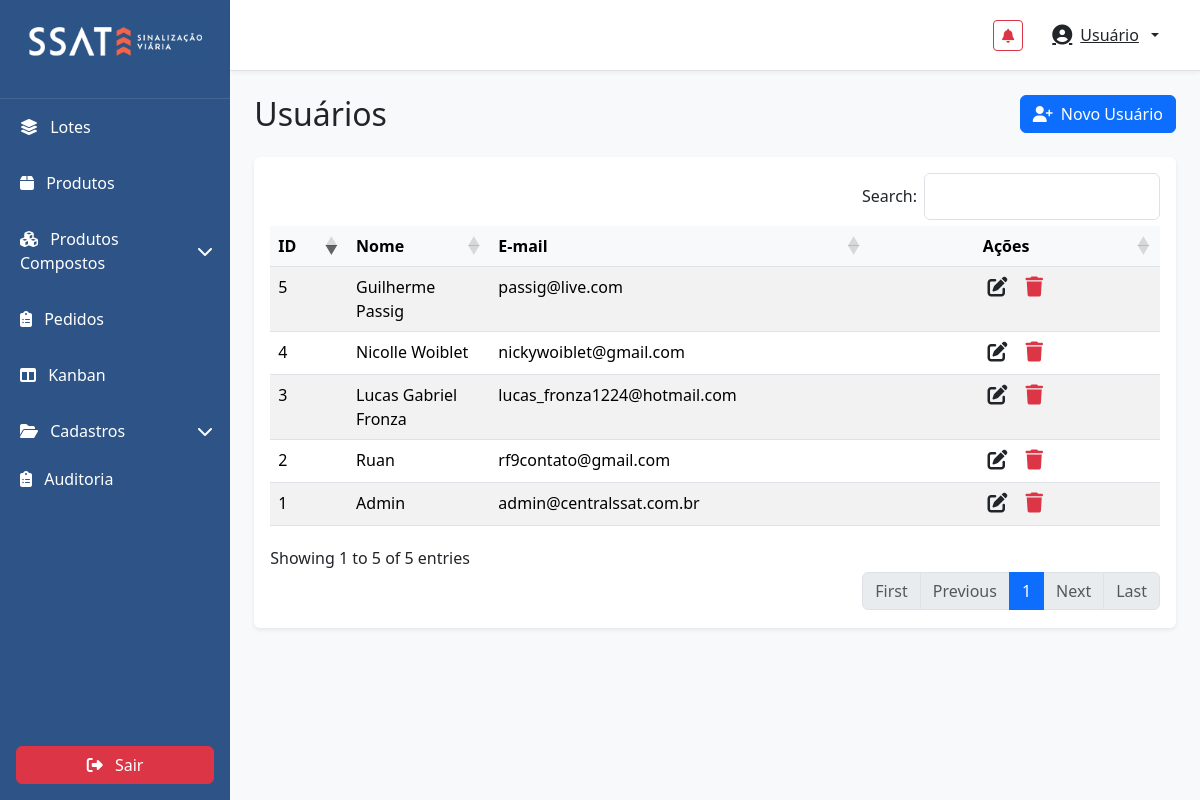
The app's page /src/views/index.php?page=users (signed in) with its own data.
### tables this page shows
CREATE TABLE `users` (
  `id` int(10) UNSIGNED NOT NULL,
  `name` varchar(120) NOT NULL,
  `email` varchar(160) NOT NULL,
  `password_hash` varchar(255) NOT NULL,
  `role` enum('admin','user') NOT NULL DEFAULT 'user',
  `active` tinyint(1) NOT NULL DEFAULT '1',
  `created_at` timestamp NOT NULL DEFAULT CURRENT_TIMESTAMP,
  `updated_at` timestamp NULL DEFAULT NULL ON UPDATE CURRENT_TIMESTAMP
);

### src/models/User.php (called while the page is built, shortened)
<?php
class User {
    private $conn;
    private $table = 'users';
    public function __construct($db) {
        $this->conn = $db;
    }
    public function getAll() {
        $sql = "SELECT id, name, email, active, created_at, updated_at FROM {$this->table} WHERE active = 1 ORDER BY id DESC";
        $stmt = $this->conn->prepare($sql);
        $stmt->execute();
        return $stmt->fetchAll(PDO::FETCH_ASSOC);
    }
}

### src/views/users.php (shortened to what this page needs)
<?php
require 'src/models/User.php';
$db = Database::getInstance()->getConnection();
$userModel = new User($db);
$users = $userModel->getAll();
?>
<div class="container-fluid p-4">
  <div class="d-flex justify-content-between align-items-center mb-4">
    <h2 class="mb-0">Usuários</h2>
    <button class="btn btn-primary" id="add-user">
      <i class="fas fa-user-plus me-2"></i>Novo Usuário
    </button>
  </div>
  <div class="card">
    <div class="card-body">
      <table id="users-table" class="table table-striped table-hover" style="width:100%">
        <thead>
          <tr>
            <th>ID</th>
            <th>Nome</th>
            <th>E-mail</th>
            <th style="width: 160px; text-align:center;">Ações</th>
          </tr>
        </thead>
        <tbody>
          <?php foreach ($users as $u): ?>
            <tr>
              <td><?= (int)$u['id'] ?></td>
              <td><?= htmlspecialchars($u['name']) ?></td>
              <td><?= htmlspecialchars($u['email']) ?></td>
              <td>
                <div class="d-flex justify-content-center align-items-center gap-3">
                  <button class="btn btn-link text-dark p-0 edit-user" data-id="<?= (int)$u['id'] ?>" title="Editar">
                    <i class="fas fa-edit fs-5"></i>
                  </button>
                  <button class="btn btn-link text-danger p-0 delete-user" data-id="<?= (int)$u['id'] ?>" title="Excluir">
                    <i class="fas fa-trash fs-5"></i>
                  </button>
                </div>
              </td>
            </tr>
          <?php endforeach; ?>
        </tbody>
      </table>
    </div>
  </div>
</div>

### public/css/app.css (style rules this page uses)
:root { --sidebar-width: 285px; }
body { background-color: #f8f9fa; }
.card { box-shadow: 0 0.125rem 0.25rem rgba(0, 0, 0, 0.075); border: none; }
.btn { transition: all 0.2s; }
.table { margin-bottom: 0; }
.table thead th { border-top: none; background-color: #f8f9fa; font-weight: 600; }

### records on screen
users: id "5", name "Guilherme Passig", email "passig@live.com"
users: id "4", name "Nicolle Woiblet", email "nickywoiblet@gmail.com"
users: id "3", name "Lucas Gabriel Fronza", email "lucas_fronza1224@hotmail.com"
users: id "2", name "Ruan", email "rf9contato@gmail.com"
users: id "1", name "Admin", email "admin@centralssat.com.br"
